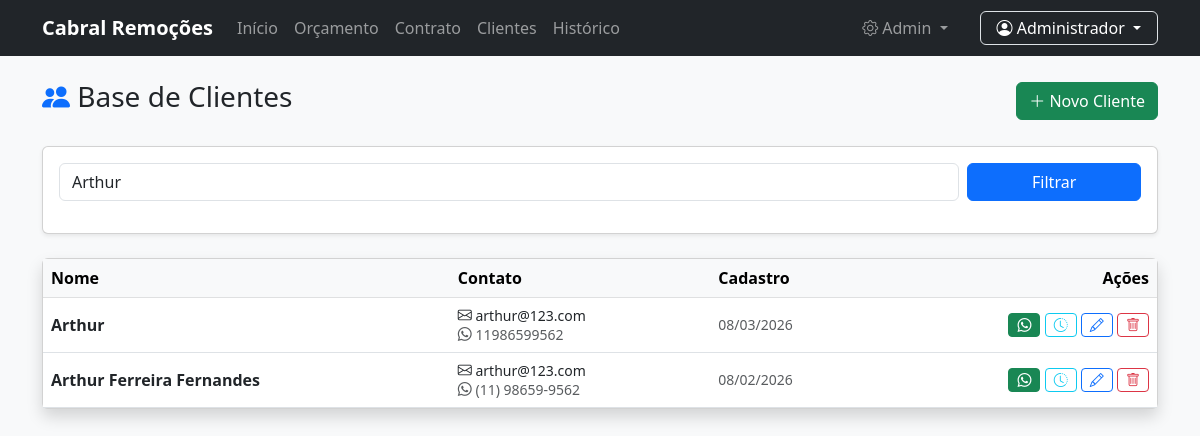
The app's page /clientes.php?busca=Arthur (signed in) with its own data.
### tables this page shows
CREATE TABLE `clientes` (
  `id` int(11) NOT NULL,
  `nome` varchar(150) NOT NULL,
  `email` varchar(150) DEFAULT NULL,
  `telefone` varchar(30) DEFAULT NULL,
  `created_at` timestamp NOT NULL DEFAULT current_timestamp(),
  `updated_at` timestamp NOT NULL DEFAULT current_timestamp() ON UPDATE current_timestamp()
);

### clientes.php (the view, shortened to what this page needs)
<?php
require 'Scripts/conecta_banco.php';
include 'navbar.php';
$linkDoGrupo = "https://chat.whatsapp.com/BkE3rCoDe7R7xqtMQ5KvNW";
$busca = $_GET['busca'] ?? '';
$sql = "SELECT * FROM clientes WHERE 1=1";
$params = [];
if ($busca) {
    $sql .= " AND (nome LIKE ? OR email LIKE ? OR telefone LIKE ?)";
    $params = ["%$busca%", "%$busca%", "%$busca%"];
}
$sql .= " ORDER BY nome ASC";
$stmt = $pdo->prepare($sql);
$stmt->execute($params);
$clientes = $stmt->fetchAll();
?>
<!DOCTYPE html>
<html lang="pt-br">
<head>
    <link href="https://cdn.jsdelivr.net/npm/bootstrap@5.3.0/dist/css/bootstrap.min.css" rel="stylesheet">
    <link rel="stylesheet" href="https://cdn.jsdelivr.net/npm/bootstrap-icons@1.10.0/font/bootstrap-icons.css">
</head>
<body class="bg-light">
    <div class="container mt-4">
        <div class="d-flex justify-content-between align-items-center mb-4">
            <h3><i class="bi bi-people-fill text-primary"></i> Base de Clientes</h3>
            <button class="btn btn-success" data-bs-toggle="modal" data-bs-target="#modalNovoCliente">
                <i class="bi bi-plus-lg"></i> Novo Cliente
            </button>
        </div>
        <div class="card mb-4 shadow-sm">
            <div class="card-body">
                <form method="GET" class="row g-2">
                    <div class="col-md-10">
                        <input type="text" name="busca" class="form-control" placeholder="Buscar cliente..." value="<?= htmlspecialchars($busca) ?>">
                    </div>
                    <div class="col-md-2">
                        <button type="submit" class="btn btn-primary w-100">Filtrar</button>
                    </div>
                </form>
            </div>
        </div>
        <div class="card shadow">
            <div class="card-body p-0">
                <div class="table-responsive">
                    <table class="table table-hover mb-0 align-middle">
                        <thead class="table-light">
                            <tr>
                                <th>Nome</th>
                                <th>Contato</th>
                                <th>Cadastro</th>
                                <th class="text-end">Ações</th>
                            </tr>
                        </thead>
                        <tbody>
                            <?php foreach ($clientes as $c): ?>
                                <tr>
                                    <td class="fw-bold"><?= $c['nome'] ?></td>
                                    <td>
                                        <?php if ($c['email']): ?><div class="small"><i class="bi bi-envelope"></i> <?= $c['email'] ?></div><?php endif; ?>
                                        <?php if ($c['telefone']): ?><div class="small text-muted"><i class="bi bi-whatsapp"></i> <?= $c['telefone'] ?></div><?php endif; ?>
                                    </td>
                                    <td class="small text-muted"><?= date('d/m/Y', strtotime($c['created_at'])) ?></td>
                                    <td class="text-end">
                                        <?php
                                        $telLimpo = preg_replace('/[^0-9]/', '', $c['telefone']);
                                        if (!empty($telLimpo)):
                                            $msgZap = "Olá " . $c['nome'] . "! Entre no nosso grupo de clientes: " . $linkDoGrupo;
                                            $ua = $_SERVER['HTTP_USER_AGENT'];
                                            if (preg_match('/(android|bb\d+|meego).+mobile|avantgo|bada\/|blackberry|blazer|compal|elaine|fennec|hiptop|iemobile|ip(hone|od)|iris|kindle|lge |maemo|midp|mmp|mobile.+firefox|netfront|opera m(ob|in)i|palm( os)?|phone|p(ixi|re)\/|plucker|pocket|psp|series(4|6)0|symbian|treo|up\.(browser|link)|vodafone|wap|windows ce|xda|xiino/i', $ua)) {
                                                $linkApiZap = "https://api.whatsapp.com/send?phone=55" . $telLimpo . "&text=" . urlencode($msgZap);
                                            } else {
                                                $linkApiZap = "https://web.whatsapp.com/send?phone=55" . $telLimpo . "&text=" . urlencode($msgZap);
                                            }
                                        ?>
                                            <a href="<?= $linkApiZap ?>" target="_blank" class="btn btn-sm btn-success" title="Enviar Convite">
                                                <i class="bi bi-whatsapp"></i>
                                            </a>
                                        <?php endif; ?>
                                        <a href="historico.php?busca=<?= urlencode($c['nome']) ?>" class="btn btn-sm btn-outline-info" title="Histórico">
                                            <i class="bi bi-clock-history"></i>
                                        </a>
                                        <a href="editar_cliente.php?id=<?= $c['id'] ?>" class="btn btn-sm btn-outline-primary" title="Editar Dados">
                                            <i class="bi bi-pencil"></i>
                                        </a>
                                        <a href="clientes.php?delete_id=<?= $c['id'] ?>" class="btn btn-sm btn-outline-danger" onclick="return confirm('Excluir?')" title="Excluir">
                                            <i class="bi bi-trash"></i>
                                        </a>
                                    </td>
                                </tr>
                            <?php endforeach; ?>
                        </tbody>
                    </table>
                </div>
            </div>
        </div>
    </div>
</body>
</html>

### records on screen
clientes: nome "Arthur", email "arthur@123.com", telefone "11986599562", created_at "08/03/2026"
clientes: nome "Arthur Ferreira Fernandes", email "arthur@123.com", telefone "(11) 98659-9562", created_at "08/02/2026"

### other values on screen
$_SESSION['usuario_nome'] "Administrador"
